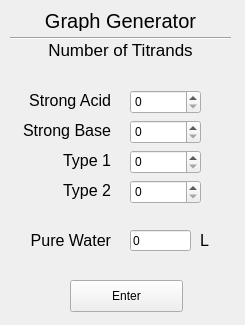
<?xml version="1.0" encoding="UTF-8"?>
<ui version="4.0">
 <class>Form</class>
 <widget class="QWidget" name="Form">
  <property name="geometry">
   <rect>
    <x>0</x>
    <y>0</y>
    <width>245</width>
    <height>325</height>
   </rect>
  </property>
  <property name="windowTitle">
   <string>Graph Generator</string>
  </property>
  <widget class="QLabel" name="label">
   <property name="geometry">
    <rect>
     <x>10</x>
     <y>10</y>
     <width>221</width>
     <height>21</height>
    </rect>
   </property>
   <property name="font">
    <font>
     <pointsize>15</pointsize>
    </font>
   </property>
   <property name="text">
    <string>Graph Generator</string>
   </property>
   <property name="alignment">
    <set>Qt::AlignCenter</set>
   </property>
  </widget>
  <widget class="QLabel" name="label_2">
   <property name="geometry">
    <rect>
     <x>10</x>
     <y>40</y>
     <width>221</width>
     <height>20</height>
    </rect>
   </property>
   <property name="font">
    <font>
     <pointsize>13</pointsize>
    </font>
   </property>
   <property name="text">
    <string>Number of Titrands</string>
   </property>
   <property name="alignment">
    <set>Qt::AlignCenter</set>
   </property>
  </widget>
  <widget class="Line" name="line">
   <property name="geometry">
    <rect>
     <x>10</x>
     <y>30</y>
     <width>221</width>
     <height>16</height>
    </rect>
   </property>
   <property name="orientation">
    <enum>Qt::Horizontal</enum>
   </property>
  </widget>
  <widget class="QLabel" name="label_3">
   <property name="geometry">
    <rect>
     <x>10</x>
     <y>90</y>
     <width>101</width>
     <height>21</height>
    </rect>
   </property>
   <property name="font">
    <font>
     <pointsize>12</pointsize>
    </font>
   </property>
   <property name="text">
    <string>Strong Acid</string>
   </property>
   <property name="alignment">
    <set>Qt::AlignRight|Qt::AlignTrailing|Qt::AlignVCenter</set>
   </property>
  </widget>
  <widget class="QSpinBox" name="strongAcid">
   <property name="geometry">
    <rect>
     <x>130</x>
     <y>90</y>
     <width>71</width>
     <height>24</height>
    </rect>
   </property>
  </widget>
  <widget class="QLabel" name="label_4">
   <property name="geometry">
    <rect>
     <x>10</x>
     <y>120</y>
     <width>101</width>
     <height>21</height>
    </rect>
   </property>
   <property name="font">
    <font>
     <pointsize>12</pointsize>
    </font>
   </property>
   <property name="text">
    <string>Strong Base</string>
   </property>
   <property name="alignment">
    <set>Qt::AlignRight|Qt::AlignTrailing|Qt::AlignVCenter</set>
   </property>
  </widget>
  <widget class="QSpinBox" name="strongBase">
   <property name="geometry">
    <rect>
     <x>130</x>
     <y>120</y>
     <width>71</width>
     <height>24</height>
    </rect>
   </property>
  </widget>
  <widget class="QLabel" name="label_5">
   <property name="geometry">
    <rect>
     <x>10</x>
     <y>150</y>
     <width>101</width>
     <height>21</height>
    </rect>
   </property>
   <property name="font">
    <font>
     <pointsize>12</pointsize>
    </font>
   </property>
   <property name="text">
    <string>Type 1</string>
   </property>
   <property name="alignment">
    <set>Qt::AlignRight|Qt::AlignTrailing|Qt::AlignVCenter</set>
   </property>
  </widget>
  <widget class="QLabel" name="label_6">
   <property name="geometry">
    <rect>
     <x>10</x>
     <y>180</y>
     <width>101</width>
     <height>21</height>
    </rect>
   </property>
   <property name="font">
    <font>
     <pointsize>12</pointsize>
    </font>
   </property>
   <property name="text">
    <string>Type 2</string>
   </property>
   <property name="alignment">
    <set>Qt::AlignRight|Qt::AlignTrailing|Qt::AlignVCenter</set>
   </property>
  </widget>
  <widget class="QSpinBox" name="type1">
   <property name="geometry">
    <rect>
     <x>130</x>
     <y>150</y>
     <width>71</width>
     <height>24</height>
    </rect>
   </property>
  </widget>
  <widget class="QSpinBox" name="type2">
   <property name="geometry">
    <rect>
     <x>130</x>
     <y>180</y>
     <width>71</width>
     <height>24</height>
    </rect>
   </property>
  </widget>
  <widget class="QLabel" name="label_7">
   <property name="geometry">
    <rect>
     <x>10</x>
     <y>230</y>
     <width>101</width>
     <height>21</height>
    </rect>
   </property>
   <property name="font">
    <font>
     <pointsize>12</pointsize>
    </font>
   </property>
   <property name="text">
    <string>Pure Water</string>
   </property>
   <property name="alignment">
    <set>Qt::AlignRight|Qt::AlignTrailing|Qt::AlignVCenter</set>
   </property>
  </widget>
  <widget class="QLineEdit" name="pureWater">
   <property name="geometry">
    <rect>
     <x>130</x>
     <y>230</y>
     <width>61</width>
     <height>21</height>
    </rect>
   </property>
   <property name="text">
    <string>0</string>
   </property>
  </widget>
  <widget class="QLabel" name="label_8">
   <property name="geometry">
    <rect>
     <x>200</x>
     <y>230</y>
     <width>16</width>
     <height>21</height>
    </rect>
   </property>
   <property name="font">
    <font>
     <pointsize>12</pointsize>
    </font>
   </property>
   <property name="text">
    <string>L</string>
   </property>
   <property name="alignment">
    <set>Qt::AlignLeading|Qt::AlignLeft|Qt::AlignVCenter</set>
   </property>
  </widget>
  <widget class="QPushButton" name="enterButton">
   <property name="geometry">
    <rect>
     <x>70</x>
     <y>280</y>
     <width>113</width>
     <height>32</height>
    </rect>
   </property>
   <property name="text">
    <string>Enter</string>
   </property>
  </widget>
 </widget>
 <resources/>
 <connections/>
</ui>
